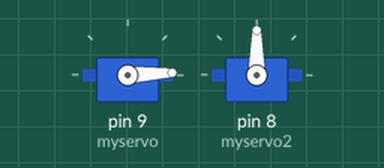
This sketch was run on a simulated Arduino Uno, built with avr-gcc and run on an emulated ATmega328P. Parts: 2 × servo.

Above: at 0.05 s.
At 0.4 s:
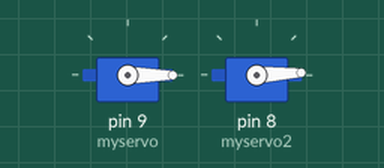
Timing chart, 0 to 3.0 s (numbered marks = the images above):
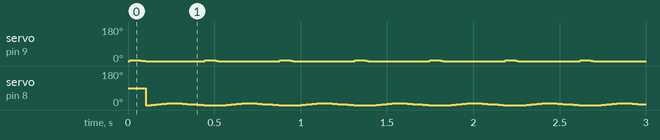

The sketch:

Sweep_servo.ino
```cpp
#include <Servo.h>

Servo myservo;
Servo myservo2;

int pos = 0;
int pos2 = 0;
void setup()
{
  myservo.attach(9);
  myservo2.attach(8);
}

void loop()
{
  //controlling metal hitting servo
  for(pos = 0; pos <= 5; pos += 1)
  {
    myservo.write(pos);
    delay(2);
  }
  for(pos = 5; pos>=0; pos-=1)
  {
    myservo.write(pos);
    delay(15);
  }

  for(pos2 = 0; pos2 <= 10; pos2 += 1)
  {
    myservo2.write(pos2);
    delay(15);
  }
  for(pos2 = 10; pos2>=0; pos2-=1)
  {
    myservo2.write(pos2);
    delay(15);
  }
}
```

Measured:
- by itself, servo on pin 9 (myservo): repeats every 0.43 s: 3° 0.03 s, 1° 0.03 s, 0° 0.34 s, 5° 0.03 s
- by itself, servo on pin 8 (myservo2): repeats every 0.43 s: 2° 0.03 s, 4° 0.03 s, 6° 0.03 s, 8° 0.03 s, 10° 0.03 s, 9° 0.03 s, 7° 0.03 s, 5° 0.03 s, 3° 0.03 s, 1° 0.03 s, 0° 0.13 s
